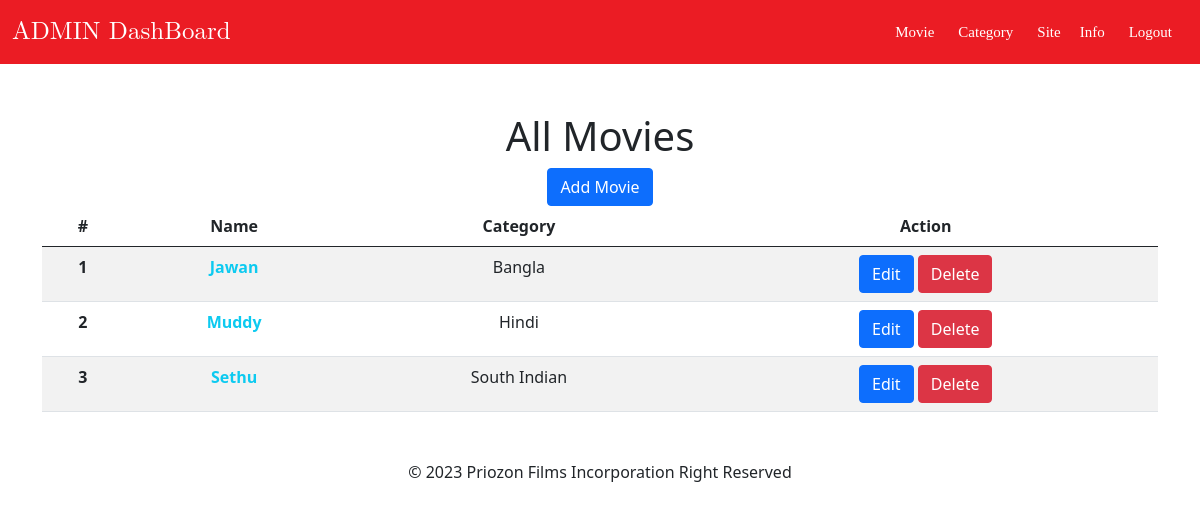
The app's page /administration/ (signed in) with its own data.
### app/models.py (models this page shows, shortened)
class Movie(models.Model):
    title = models.CharField(max_length=100)
    year = models.IntegerField()
    rating = models.FloatField()
    genre = models.ForeignKey(Category,on_delete=models.CASCADE)
    description = models.TextField()
    image = models.ImageField(upload_to='images/',blank=True,default='images/default.jpg')
    class Meta:
        verbose_name_plural = 'Movies'

class Category(models.Model):
    name = models.CharField(max_length=100)
    cretaed_at = models.DateTimeField(auto_now_add=True)
    def __str__(self):
        return self.name
    class Meta:
        verbose_name_plural = 'Categories'

### app/views.py (the view)
# urls.py: path('administration/',views.administration,name="dashboard"),
@login_required(login_url='login')
def administration(request):
    movies = Movie.objects.all()
    context = {
        'movies':movies
    }
    return render(request,'dashboard.html',context=context)

### app/context_processors.py (called while the page is built)
def siteinfo(request):
    info = models.Info.objects.all().first()
    print(info)
    return {'info':info}

def categories(request):
    categories = models.Category.objects.all()
    return {'categories':categories}

### app/models.py (called while the page is built)
    def __str__(self):
        return self.name

### app/templates/dashboard.html
{% extends 'adminbase.html' %}
{% block body %}
<div class="container text-center">
          <h1 class="text-bold  mt-5 ">All Movies</h1>
          <a href="{% url 'addmovie' %}" class="btn btn-primary">Add Movie</a>
          <table class="table table-striped">
  <thead>
    <tr>
      <th scope="col">#</th>
      <th scope="col">Name</th>
      <th scope="col">Category</th>
      <th scope="col">Action</th>
    </tr>
  </thead>
  <tbody>
    {% for m in movies %}
        <tr>
        <th scope="row ">{{forloop.counter}}</th>
        <td class="fw-bold text-info">{{m.title}}</td>
        <td>{{m.genre}}</td>
        <td>
        <a href="{% url "movieupdate" m.id %}" class="btn btn-primary">Edit</a>
        <a href="{% url "moviedelete" m.id %}" class="btn btn-danger">Delete</a>
        </td>
        </tr>
    {% endfor %}
  </tbody>
</table>
</div>
{% endblock body %}

### records on screen
Movie: title "Jawan", genre "Bangla"
Movie: title "Muddy", genre "Hindi"
Movie: title "Sethu", genre "South Indian"
